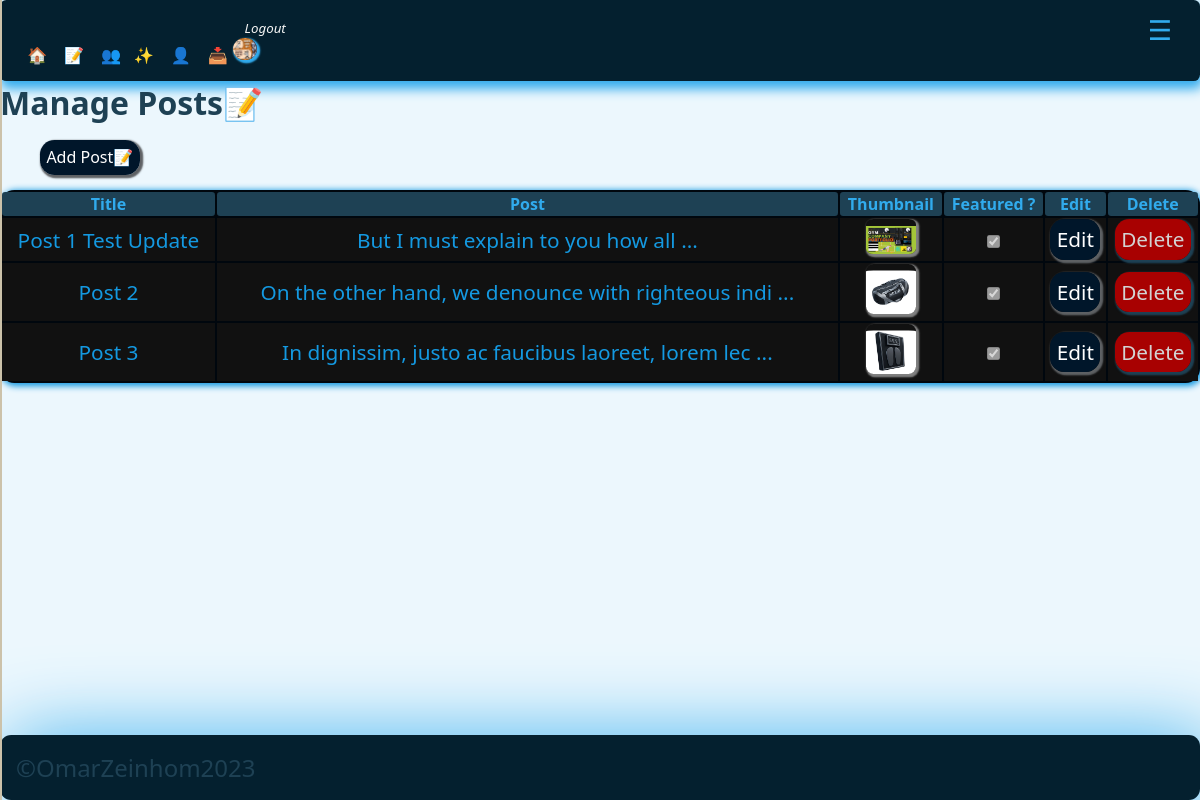
The page /adminpanel/manage_posts.php (signed in) on the database as committed earlier.
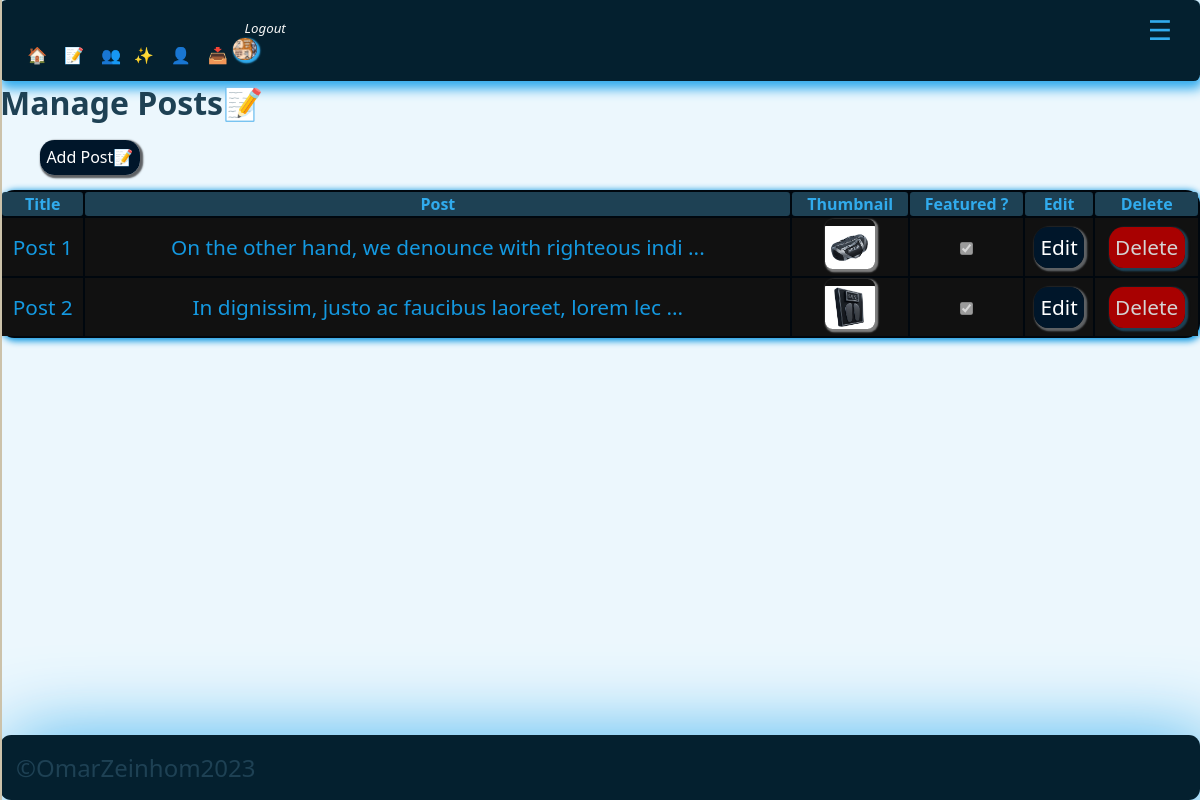
The same page on the database as committed later.
### tables this page shows
CREATE TABLE `posts` (
  `id` int(11) UNSIGNED NOT NULL,
  `title` varchar(255) NOT NULL,
  `body` text NOT NULL,
  `thumbnail` varchar(255) NOT NULL,
  `date_time` timestamp NOT NULL DEFAULT current_timestamp(),
  `category_id` int(11) UNSIGNED DEFAULT NULL,
  `author_id` int(11) UNSIGNED NOT NULL,
  `is_featured` tinyint(1) NOT NULL
);

### adminpanel/manage_posts.php (the view, shortened to what this page needs)
<?php
$page__title = 'Manage Posts📝';
include('./partials/sidenav/sidenav.php');
$query = "SELECT * FROM posts";
$posts = mysqli_query($connect__db, $query);
?>
<h1><?php echo $page__title; ?></h1>
<br />
<ul class=''>
    <li class='app__sidenav-item'><a class="app__link-btn" href="<?= ADMIN_URL ?>add_post.php">Add
            Post📝</a></li>
</ul>
<br />
<table class="app__table" style="overflow: x-auto; margin: auto; max-width: 1700px; width:100%; height:100%;">
    <thead class="app__thead">
        <tr clas="app__tr">
            <th class="app_th">Title</th>
            <th class="app_th">Post</th>
            <th class="app_th">Thumbnail</th>
            <th class="app_th">Featured ?</th>
            <th class="app_th">Edit</th>
            <th class="app_th">Delete</th>
        </tr>
    </thead>
    <tbody class="app__tbody">
        <?php while ($single_post = mysqli_fetch_assoc($posts)) : ?>
        <tr clas="app__tr">
            <td class="app__td" id="postsTitle"><?= $single_post['title']; ?></td>
            <td class="app__td" id="postsBody"> <?= substr($single_post['body'], 0, 50)  . " ..."; ?></td>
            <td class="app__td" id="postsThumbnail"> <img src="<?= ROOT_URL . 'images/' . $single_post['thumbnail'] ?>"
                    style="padding-top: 0.4rem;border-radius: 15%; object-fit:cover; box-shadow: 0.1rem 0.1rem 0.1rem 0.1rem gray;"
                    class="app__thumbnail-avatar" width="50px" height="50px" alt="admin_post_thumbnail" /></td>
            <td class="app__td" id="postsFeatured"><input type="checkbox" value="" checked disabled /></td>
            <td class="app__td"><a href="<?= ADMIN_URL ?>edit_post.php?id=<?= $single_post['id'] ?? null; ?>"
                    class="app__link-btn">Edit</a></td>
            <td class="app__td"><a href="<?= ADMIN_URL ?>delete_post.php?id=<?= $single_post['id'] ?? null; ?>"
                    class="app__alert-btn-sm">Delete</a></td>
        </tr>
        <?php endwhile; ?>
    </tbody>
</table>
<?php
include('./partials/footer/footer.php');
?>

Rows that differ between the two databases and show on the page:
removed posts: title "Post 3", body "In dignissim, justo ac faucibus laoreet, lorem lec", thumbnail (picture)
changed posts: title "Post 1 Test Update" → "Post 1"; body "But I must explain to you how all" → "On the other hand, we denounce with righteous indi"; thumbnail: a different picture
changed posts "Post 2": body "On the other hand, we denounce with righteous indi" → "In dignissim, justo ac faucibus laoreet, lorem lec"; thumbnail: a different picture
